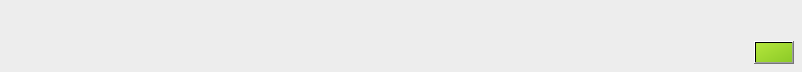
<?xml version="1.0" encoding="UTF-8"?>
<ui version="4.0">
 <class>DependentProductItem</class>
 <widget class="QWidget" name="DependentProductItem">
  <property name="geometry">
   <rect>
    <x>0</x>
    <y>0</y>
    <width>802</width>
    <height>72</height>
   </rect>
  </property>
  <property name="sizePolicy">
   <sizepolicy hsizetype="Preferred" vsizetype="Fixed">
    <horstretch>0</horstretch>
    <verstretch>0</verstretch>
   </sizepolicy>
  </property>
  <property name="windowTitle">
   <string>Form</string>
  </property>
  <property name="styleSheet">
   <string notr="true">background: rgb(237, 237, 237);</string>
  </property>
  <layout class="QHBoxLayout" name="horizontalLayout">
   <property name="spacing">
    <number>0</number>
   </property>
   <property name="leftMargin">
    <number>0</number>
   </property>
   <property name="topMargin">
    <number>0</number>
   </property>
   <property name="rightMargin">
    <number>0</number>
   </property>
   <property name="bottomMargin">
    <number>0</number>
   </property>
   <item>
    <widget class="QLabel" name="coverLabel">
     <property name="sizePolicy">
      <sizepolicy hsizetype="Fixed" vsizetype="Preferred">
       <horstretch>0</horstretch>
       <verstretch>0</verstretch>
      </sizepolicy>
     </property>
     <property name="minimumSize">
      <size>
       <width>116</width>
       <height>64</height>
      </size>
     </property>
     <property name="text">
      <string notr="true"/>
     </property>
    </widget>
   </item>
   <item>
    <widget class="QWidget" name="infoPanel" native="true">
     <layout class="QGridLayout" name="gridLayout">
      <property name="leftMargin">
       <number>16</number>
      </property>
      <property name="topMargin">
       <number>8</number>
      </property>
      <property name="rightMargin">
       <number>8</number>
      </property>
      <property name="bottomMargin">
       <number>8</number>
      </property>
      <item row="0" column="0" colspan="4">
       <widget class="QLabel" name="titleLabel">
        <property name="text">
         <string notr="true"/>
        </property>
        <property name="wordWrap">
         <bool>true</bool>
        </property>
       </widget>
      </item>
      <item row="1" column="0">
       <widget class="QPushButton" name="wishlistButton">
        <property name="text">
         <string notr="true"/>
        </property>
        <property name="icon">
         <iconset resource="../resources.qrc">
          <normaloff>:/icons/heart.svg</normaloff>:/icons/heart.svg</iconset>
        </property>
        <property name="flat">
         <bool>true</bool>
        </property>
       </widget>
      </item>
      <item row="1" column="1">
       <spacer name="horizontalSpacer">
        <property name="orientation">
         <enum>Qt::Orientation::Horizontal</enum>
        </property>
        <property name="sizeHint" stdset="0">
         <size>
          <width>524</width>
          <height>20</height>
         </size>
        </property>
       </spacer>
      </item>
      <item row="1" column="2">
       <widget class="QLabel" name="priceLabel">
        <property name="font">
         <font>
          <pointsize>11</pointsize>
          <bold>true</bold>
         </font>
        </property>
        <property name="text">
         <string notr="true"/>
        </property>
       </widget>
      </item>
      <item row="1" column="3">
       <widget class="QPushButton" name="addToCartButton">
        <property name="styleSheet">
         <string notr="true">background-color: qlineargradient(spread:pad, x1:0, y1:0, x2:1, y2:1, stop:0 rgb(180, 230, 60), stop:1 rgb(140, 202, 39));</string>
        </property>
        <property name="text">
         <string notr="true"/>
        </property>
        <property name="icon">
         <iconset resource="../resources.qrc">
          <normaloff>:/icons/cart-plus.svg</normaloff>:/icons/cart-plus.svg</iconset>
        </property>
       </widget>
      </item>
     </layout>
    </widget>
   </item>
  </layout>
 </widget>
 <resources>
  <include location="../resources.qrc"/>
 </resources>
 <connections/>
</ui>
